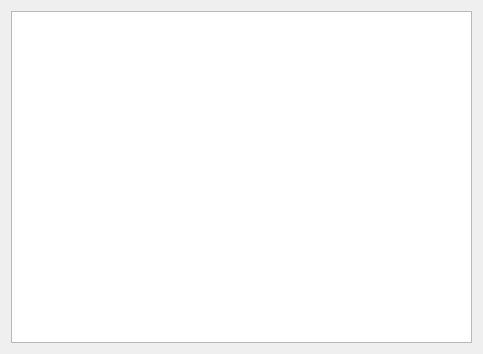
<?xml version="1.0" encoding="UTF-8"?>
<ui version="4.0">
 <class>Widget</class>
 <widget class="QWidget" name="Widget">
  <property name="geometry">
   <rect>
    <x>0</x>
    <y>0</y>
    <width>483</width>
    <height>354</height>
   </rect>
  </property>
  <property name="windowTitle">
   <string>Widget</string>
  </property>
  <layout class="QVBoxLayout" name="verticalLayout">
   <item>
    <widget class="QGraphicsView" name="graphicsView"/>
   </item>
  </layout>
 </widget>
 <layoutdefault spacing="6" margin="11"/>
 <resources/>
 <connections/>
</ui>
